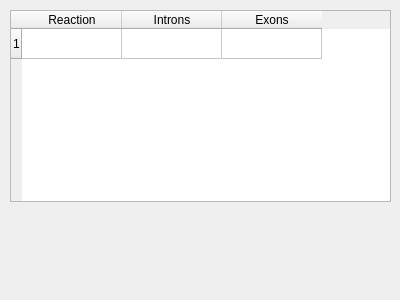
<?xml version="1.0" encoding="UTF-8"?>
<ui version="4.0">
 <class>DnaEditor</class>
 <widget class="QDialog" name="DnaEditor">
  <property name="geometry">
   <rect>
    <x>0</x>
    <y>0</y>
    <width>400</width>
    <height>300</height>
   </rect>
  </property>
  <property name="windowTitle">
   <string>Dialog</string>
  </property>
  <widget class="QTableWidget" name="dnaTable">
   <property name="geometry">
    <rect>
     <x>10</x>
     <y>10</y>
     <width>381</width>
     <height>192</height>
    </rect>
   </property>
   <row>
    <property name="text">
     <string>1</string>
    </property>
   </row>
   <column>
    <property name="text">
     <string>Reaction</string>
    </property>
   </column>
   <column>
    <property name="text">
     <string>Introns</string>
    </property>
   </column>
   <column>
    <property name="text">
     <string>Exons</string>
    </property>
   </column>
  </widget>
 </widget>
 <resources/>
 <connections/>
</ui>
